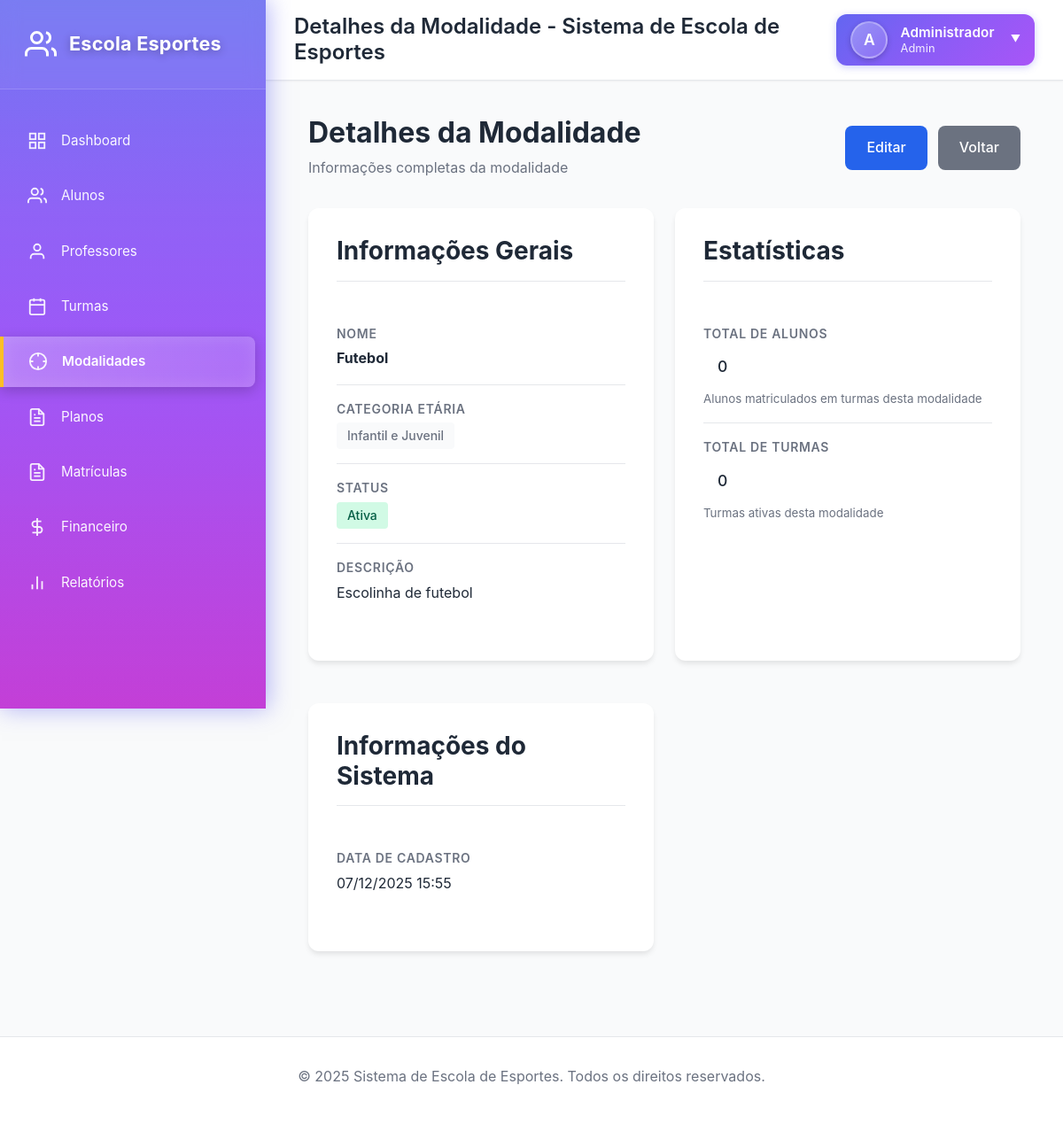
Screenshot of /modalidades/2 (signed in) with the database file from the repository.
### tables this page shows
CREATE TABLE IF NOT EXISTS `usuarios` (
    `id` INT UNSIGNED NOT NULL AUTO_INCREMENT,
    `nome` VARCHAR(255) NOT NULL,
    `email` VARCHAR(255) NOT NULL,
    `senha_hash` VARCHAR(255) NOT NULL,
    `perfil` ENUM('Admin', 'Financeiro', 'Professor', 'Atendente') NOT NULL DEFAULT 'Atendente',
    `ativo` TINYINT(1) NOT NULL DEFAULT 1,
    `dt_cadastro` DATETIME NOT NULL DEFAULT CURRENT_TIMESTAMP,
    `dt_atualizacao` DATETIME DEFAULT NULL ON UPDATE CURRENT_TIMESTAMP,
    PRIMARY KEY (`id`),
    UNIQUE KEY `uk_email` (`email`),
    KEY `idx_perfil` (`perfil`),
    KEY `idx_ativo` (`ativo`)
);

CREATE TABLE IF NOT EXISTS `modalidades` (
    `id` INT UNSIGNED NOT NULL AUTO_INCREMENT,
    `nome` VARCHAR(255) NOT NULL,
    `categoria_etaria` VARCHAR(100) DEFAULT NULL,
    `descricao` TEXT DEFAULT NULL,
    `ativo` TINYINT(1) NOT NULL DEFAULT 1,
    `dt_cadastro` DATETIME NOT NULL DEFAULT CURRENT_TIMESTAMP,
    PRIMARY KEY (`id`),
    KEY `idx_nome` (`nome`),
    KEY `idx_ativo` (`ativo`)
);

### app/Views/modalidades/show.php (the view, shortened to what the rows shown need)
<div class="page-header">
    <div class="page-header-content">
        <h1 class="page-title">Detalhes da Modalidade</h1>
        <p class="page-subtitle">Informações completas da modalidade</p>
    </div>
    <div class="page-header-actions">
        <a href="<?= BASE_URL ?>/modalidades/<?= $modalidade['id'] ?>/edit" class="btn btn-primary">Editar</a>
        <a href="<?= BASE_URL ?>/modalidades" class="btn btn-secondary">Voltar</a>
    </div>
</div>
<div class="details-grid">
    <div class="card">
        <div class="card-header">
            <h3 class="card-title">Informações Gerais</h3>
        </div>
        <div class="card-body">
            <dl class="details-list">
                <div class="details-item">
                    <dt>Nome</dt>
                    <dd><strong><?= htmlspecialchars($modalidade['nome'], ENT_QUOTES, 'UTF-8') ?></strong></dd>
                </div>
                <?php if (!empty($modalidade['categoria_etaria'])): ?>
                <div class="details-item">
                    <dt>Categoria Etária</dt>
                    <dd>
                        <span class="badge badge-secondary"><?= htmlspecialchars($modalidade['categoria_etaria'], ENT_QUOTES, 'UTF-8') ?></span>
                    </dd>
                </div>
                <?php endif; ?>
                <div class="details-item">
                    <dt>Status</dt>
                    <dd>
                        <?php if ($modalidade['ativo']): ?>
                            <span class="badge badge-success">Ativa</span>
                        <?php else: ?>
                            <span class="badge badge-secondary">Inativa</span>
                        <?php endif; ?>
                    </dd>
                </div>
                <?php if (!empty($modalidade['descricao'])): ?>
                <div class="details-item">
                    <dt>Descrição</dt>
                    <dd><?= nl2br(htmlspecialchars($modalidade['descricao'], ENT_QUOTES, 'UTF-8')) ?></dd>
                </div>
                <?php endif; ?>
            </dl>
        </div>
    </div>
    <div class="card">
        <div class="card-header">
            <h3 class="card-title">Estatísticas</h3>
        </div>
        <div class="card-body">
            <dl class="details-list">
                <div class="details-item">
                    <dt>Total de Alunos</dt>
                    <dd>
                        <span class="badge badge-info" style="font-size: 1.1rem; padding: 0.5rem 1rem;">
                            <?= number_format($totalAlunos, 0, ',', '.') ?>
                        </span>
                        <small style="display: block; color: var(--text-secondary); margin-top: 0.25rem;">
                            Alunos matriculados em turmas desta modalidade
                        </small>
                    </dd>
                </div>
                <div class="details-item">
                    <dt>Total de Turmas</dt>
                    <dd>
                        <span class="badge badge-info" style="font-size: 1.1rem; padding: 0.5rem 1rem;">
                            <?= number_format($totalTurmas, 0, ',', '.') ?>
                        </span>
                        <small style="display: block; color: var(--text-secondary); margin-top: 0.25rem;">
                            Turmas ativas desta modalidade
                        </small>
                    </dd>
                </div>
            </dl>
        </div>
    </div>
    <div class="card">
        <div class="card-header">
            <h3 class="card-title">Informações do Sistema</h3>
        </div>
        <div class="card-body">
            <dl class="details-list">
                <div class="details-item">
                    <dt>Data de Cadastro</dt>
                    <dd><?= date('d/m/Y H:i', strtotime($modalidade['dt_cadastro'])) ?></dd>
                </div>
            </dl>
        </div>
    </div>
</div>

### app/Core/Router.php (shortened to what the rows shown need)
<?php
class Router
{
    protected array $routes = [];
    protected array $params = [];
    protected function addRoute(string $method, string $path, string $controller, string $action): void
    {
        $this->routes[] = [
            'method' => $method,
            'path' => $path,
            'controller' => $controller,
            'action' => $action
        ];
    }
    public function resolve(): void
    {
        $uri = $this->getUri();
        $method = $_SERVER['REQUEST_METHOD'] ?? 'GET';
        foreach ($this->routes as $route) {
            if ($route['method'] !== '*' && $route['method'] !== $method) {
                continue;
            }
            $pattern = $this->convertToRegex($route['path']);
            if (preg_match($pattern, $uri, $matches)) {
                array_shift($matches);
                $this->params = $this->extractParams($route['path'], $matches);
                $this->dispatch($route['controller'], $route['action']);
                return;
            }
        }
    }
    protected function convertToRegex(string $path): string
    {
        $pattern = preg_replace('/\{([a-zA-Z0-9_]+)\}/', '___PARAM___', $path);
        $pattern = preg_quote($pattern, '#');
        $pattern = str_replace('\\/', '/', $pattern);
        $pattern = str_replace('___PARAM___', '([^/]+)', $pattern);
        return '#^' . $pattern . '$#';
    }
    protected function extractParams(string $path, array $matches): array
    {
        $params = [];
        if (preg_match_all('/\\{([a-zA-Z0-9_]+)\\}/', $path, $paramNames)) {
            foreach ($paramNames[1] as $index => $name) {
                if (isset($matches[$index])) {
                    $params[$name] = $matches[$index];
                }
            }
        }
        return $params;
    }
    protected function getUri(): string
    {
        $uri = $_SERVER['REQUEST_URI'] ?? '/';
        $uri = parse_url($uri, PHP_URL_PATH);
        $basePath = '/mensalidade';
        if (strpos($uri, $basePath) === 0) {
            $uri = substr($uri, strlen($basePath));
        }
        return rtrim($uri, '/') ?: '/';
    }
    protected function dispatch(string $controller, string $action): void
    {
        $controllerInstance = new $controllerClass();
        if (!empty($this->params)) {
            try {
                $reflection = new \ReflectionMethod($controllerInstance, $action);
                $parameters = $reflection->getParameters();
                $args = [];
                foreach ($parameters as $param) {
                    $paramName = $param->getName();
                    if (isset($this->params[$paramName])) {
                        $args[] = $this->params[$paramName];
                    } elseif ($param->isOptional()) {
                        $args[] = $param->getDefaultValue();
                    } else {
                        $this->notFound();
                        return;
                    }
                }
                call_user_func_array([$controllerInstance, $action], $args);
            } catch (\ReflectionException $e) {
                call_user_func_array([$controllerInstance, $action], array_values($this->params));
            }
        } else {
            call_user_func([$controllerInstance, $action]);
        }
    }
}

### app/Views/header.php (shortened to what the rows shown need)
<!DOCTYPE html>
<html lang="pt-BR">
<head>
    <link rel="stylesheet" href="<?= ASSETS_URL ?>/css/main.css">
    <link rel="stylesheet" href="<?= ASSETS_URL ?>/css/forms.css">
    <link rel="stylesheet" href="<?= ASSETS_URL ?>/css/tables.css">
    <link rel="stylesheet" href="<?= ASSETS_URL ?>/css/modals.css">
    <link rel="stylesheet" href="<?= ASSETS_URL ?>/css/tooltips.css">
    <link rel="stylesheet" href="<?= ASSETS_URL ?>/css/dashboard.css">
    <link rel="stylesheet" href="<?= ASSETS_URL ?>/css/sidebar.css">
    <link rel="stylesheet" href="<?= ASSETS_URL ?>/css/alunos.css">
    <?php if (strpos($_SERVER['REQUEST_URI'] ?? '', '/alunos') !== false || strpos($_SERVER['REQUEST_URI'] ?? '', '/professores') !== false || strpos($_SERVER['REQUEST_URI'] ?? '', '/modalidades') !== false || strpos($_SERVER['REQUEST_URI'] ?? '', '/planos') !== false || strpos($_SERVER['REQUEST_URI'] ?? '', '/matriculas') !== false || strpos($_SERVER['REQUEST_URI'] ?? '', '/turmas') !== false): ?>
    <link rel="stylesheet" href="<?= ASSETS_URL ?>/datatables/css/dataTables.css">
    <?php endif; ?>
</head>
<body>
    <?php
    $currentUri = $_SERVER['REQUEST_URI'] ?? '/';
    $currentPath = parse_url($currentUri, PHP_URL_PATH);
    $basePath = '/mensalidade';
    if (strpos($currentPath, $basePath) === 0) {
        $currentPath = substr($currentPath, strlen($basePath));
    }
    $currentPath = rtrim($currentPath, '/') ?: '/';
    function isActive($path, $currentPath) {
        if ($path !== '/' && strpos($currentPath, $path) === 0) return true;
        return false;
    }
    ?>
    <?php if (!empty($usuario)): ?>
        <div class="sidebar-container">
            <aside class="sidebar" role="navigation" aria-label="Menu lateral">
                <div class="sidebar-header">
                    <h1 class="sidebar-logo">
                        <span class="sidebar-logo-icon"></span>
                        <span>Escola Esportes</span>
                    </h1>
                </div>
                <nav class="sidebar-menu">
                    <li class="sidebar-menu-item">
                        <a href="<?= BASE_URL ?>/dashboard" class="sidebar-menu-link <?= isActive('/dashboard', $currentPath) || $currentPath === '/' ? 'active' : '' ?>">
                            <span class="sidebar-menu-icon icon-dashboard"></span>
                            <span class="sidebar-menu-text">Dashboard</span>
                        </a>
                    </li>
                    <li class="sidebar-menu-item">
                        <a href="<?= BASE_URL ?>/alunos" class="sidebar-menu-link <?= isActive('/alunos', $currentPath) ? 'active' : '' ?>">
                            <span class="sidebar-menu-icon icon-users"></span>
                            <span class="sidebar-menu-text">Alunos</span>
                        </a>
                    </li>
                    <li class="sidebar-menu-item">
                        <a href="<?= BASE_URL ?>/professores" class="sidebar-menu-link <?= isActive('/professores', $currentPath) ? 'active' : '' ?>">
                            <span class="sidebar-menu-icon icon-teacher"></span>
                            <span class="sidebar-menu-text">Professores</span>
                        </a>
                    </li>
                    <li class="sidebar-menu-item">
                        <a href="<?= BASE_URL ?>/turmas" class="sidebar-menu-link <?= isActive('/turmas', $currentPath) ? 'active' : '' ?>">
                            <span class="sidebar-menu-icon icon-class"></span>
                            <span class="sidebar-menu-text">Turmas</span>
                        </a>
                    </li>
                    <li class="sidebar-menu-item">
                        <a href="<?= BASE_URL ?>/modalidades" class="sidebar-menu-link <?= isActive('/modalidades', $currentPath) ? 'active' : '' ?>">
                            <span class="sidebar-menu-icon icon-sport"></span>
                            <span class="sidebar-menu-text">Modalidades</span>
                        </a>
                    </li>
                    <li class="sidebar-menu-item">
                        <a href="<?= BASE_URL ?>/planos" class="sidebar-menu-link <?= isActive('/planos', $currentPath) ? 'active' : '' ?>">
                            <span class="sidebar-menu-icon icon-plan"></span>
                            <span class="sidebar-menu-text">Planos</span>
                        </a>
                    </li>
                    <li class="sidebar-menu-item">
                        <a href="<?= BASE_URL ?>/matriculas" class="sidebar-menu-link <?= isActive('/matriculas', $currentPath) ? 'active' : '' ?>">
                            <span class="sidebar-menu-icon icon-enrollment"></span>
                            <span class="sidebar-menu-text">Matrículas</span>
                        </a>
                    </li>
                    <li class="sidebar-menu-item">
                        <a href="<?= BASE_URL ?>/financeiro" class="sidebar-menu-link <?= isActive('/financeiro', $currentPath) ? 'active' : '' ?>">
                            <span class="sidebar-menu-icon icon-money"></span>
                            <span class="sidebar-menu-text">Financeiro</span>
                        </a>
                    </li>
                    <li class="sidebar-menu-item">
                        <a href="<?= BASE_URL ?>/relatorios" class="sidebar-menu-link <?= isActive('/relatorios', $currentPath) ? 'active' : '' ?>">
                            <span class="sidebar-menu-icon icon-chart"></span>
                            <span class="sidebar-menu-text">Relatórios</span>
                        </a>
                    </li>
                </nav>
            </aside>
            <div class="main-content-wrapper">
                <header class="main-content-header" role="banner">
                    <h2 class="main-content-title"><?= htmlspecialchars($title ?? 'Sistema de Escola de Esportes', ENT_QUOTES, 'UTF-8') ?></h2>
                    <div class="top-user-menu">
                        <div class="top-user-info" onclick="toggleUserMenu()">
                            <div class="top-user-avatar">
                                <?= strtoupper(substr($usuario['nome'] ?? 'U', 0, 1)) ?>
                            </div>
                            <div class="top-user-details">
                                <div class="top-user-name"><?= htmlspecialchars($usuario['nome'] ?? '', ENT_QUOTES, 'UTF-8') ?></div>
                                <div class="top-user-role"><?= htmlspecialchars($usuario['perfil'] ?? '', ENT_QUOTES, 'UTF-8') ?></div>
                            </div>
                            <span class="top-user-arrow">▼</span>
                        </div>
                    </div>
                </header>
                <main id="main-content" class="main-content-body" role="main">
    <?php else: ?>
        <main id="main-content" role="main">
    <?php endif; ?>

### rows the page displays
usuarios: nome "A", nome "Administrador", perfil "Admin"
modalidades: nome "Futebol", categoria_etaria "Infantil e Juvenil", descricao "Escolinha de futebol", dt_cadastro "07/12/2025 15:55"

### other values shown
$totalAlunos "0"
$totalTurmas "0"
